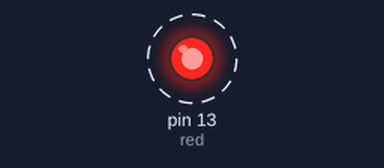
Simulated run of this sketch. Board: Arduino Uno, built with avr-gcc and run on an emulated ATmega328P. Shown: output pins drawn as LEDs (lit = HIGH). Dashed ring = blinking.

Above: at 0.2 s.
Timing chart, 0 to 3.0 s (numbered marks = the images above):
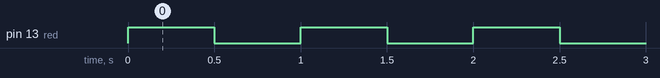

Measured:
- by itself, pin 13 (red): alternates HIGH for 0.50 s and LOW for 0.50 s

The sketch:

basic_blink.ino
```cpp
const int red = 13;

void setup() {
  // put your setup code here, to run once:
    pinMode(red, OUTPUT);
}

void loop() {
  // put your main code here, to run repeatedly:

  // this is as basic a led sketch can be
  // turns on led
    digitalWrite(red, HIGH);
  // keeps it on 1/2 second
    delay(500);
  // turns off led
    digitalWrite(red, LOW);
  // keeps it off 1/2 second
    delay(500);

  // this will run until there is no more power available
}
```
